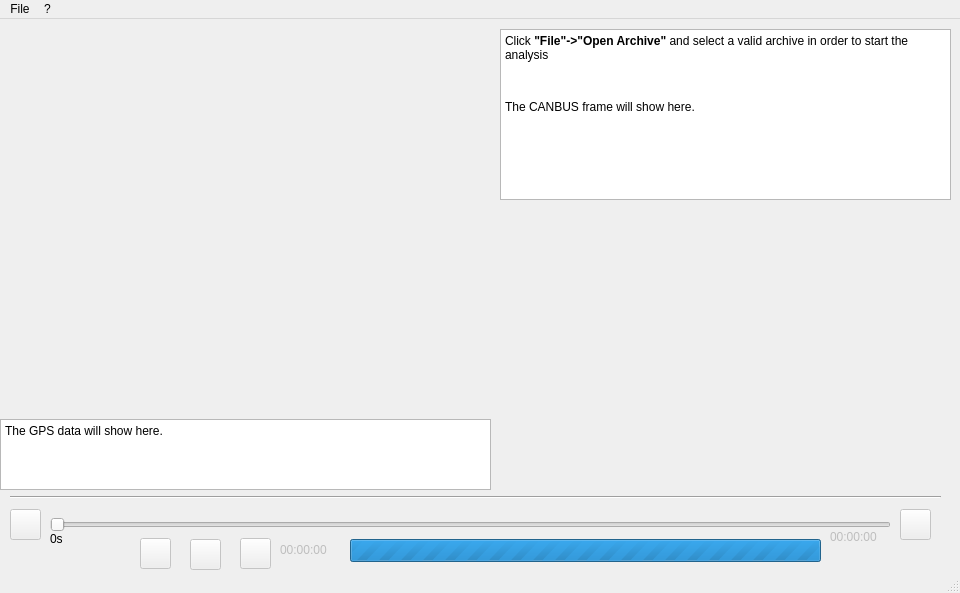
<?xml version="1.0" encoding="UTF-8"?>
<ui version="4.0">
 <class>MainWindow</class>
 <widget class="QMainWindow" name="MainWindow">
  <property name="geometry">
   <rect>
    <x>0</x>
    <y>0</y>
    <width>960</width>
    <height>593</height>
   </rect>
  </property>
  <property name="windowTitle">
   <string>CANBUS Analyzer</string>
  </property>
  <widget class="QWidget" name="centralwidget">
   <widget class="Line" name="line">
    <property name="geometry">
     <rect>
      <x>10</x>
      <y>470</y>
      <width>931</width>
      <height>16</height>
     </rect>
    </property>
    <property name="orientation">
     <enum>Qt::Horizontal</enum>
    </property>
   </widget>
   <widget class="QLabel" name="lblTime">
    <property name="enabled">
     <bool>false</bool>
    </property>
    <property name="geometry">
     <rect>
      <x>280</x>
      <y>520</y>
      <width>71</width>
      <height>21</height>
     </rect>
    </property>
    <property name="text">
     <string>00:00:00</string>
    </property>
   </widget>
   <widget class="QTextEdit" name="txtCANBUS">
    <property name="geometry">
     <rect>
      <x>500</x>
      <y>10</y>
      <width>451</width>
      <height>171</height>
     </rect>
    </property>
    <property name="readOnly">
     <bool>true</bool>
    </property>
    <property name="html">
     <string>&lt;!DOCTYPE HTML PUBLIC &quot;-//W3C//DTD HTML 4.0//EN&quot; &quot;http://www.w3.org/TR/REC-html40/strict.dtd&quot;&gt;
&lt;html&gt;&lt;head&gt;&lt;meta name=&quot;qrichtext&quot; content=&quot;1&quot; /&gt;&lt;style type=&quot;text/css&quot;&gt;
p, li { white-space: pre-wrap; }
&lt;/style&gt;&lt;/head&gt;&lt;body style=&quot; font-family:'Sans'; font-size:9pt; font-weight:400; font-style:normal;&quot;&gt;
&lt;p style=&quot; margin-top:0px; margin-bottom:0px; margin-left:0px; margin-right:0px; -qt-block-indent:0; text-indent:0px;&quot;&gt;&lt;span style=&quot; font-family:'DejaVu Sans Mono'; color:#000000;&quot;&gt;Click &lt;/span&gt;&lt;span style=&quot; font-family:'DejaVu Sans Mono'; font-weight:600; color:#000000;&quot;&gt;&amp;quot;File&amp;quot;-&amp;gt;&amp;quot;Open Archive&amp;quot;&lt;/span&gt;&lt;span style=&quot; font-family:'DejaVu Sans Mono'; color:#000000;&quot;&gt; and select a valid archive in order to start the analysis&lt;/span&gt;&lt;/p&gt;
&lt;p style=&quot;-qt-paragraph-type:empty; margin-top:12px; margin-bottom:12px; margin-left:0px; margin-right:0px; -qt-block-indent:0; text-indent:0px; font-family:'DejaVu Sans Mono'; color:#000000; background-color:#ffffff;&quot;&gt;&lt;br /&gt;&lt;/p&gt;
&lt;p style=&quot; margin-top:12px; margin-bottom:12px; margin-left:0px; margin-right:0px; -qt-block-indent:0; text-indent:0px; background-color:#ffffff;&quot;&gt;&lt;span style=&quot; font-family:'DejaVu Sans Mono'; color:#000000; background-color:#ffffff;&quot;&gt;The CANBUS frame will show here.&lt;/span&gt;&lt;/p&gt;&lt;/body&gt;&lt;/html&gt;</string>
    </property>
   </widget>
   <widget class="QLabel" name="lblMinTime">
    <property name="enabled">
     <bool>true</bool>
    </property>
    <property name="geometry">
     <rect>
      <x>50</x>
      <y>510</y>
      <width>20</width>
      <height>20</height>
     </rect>
    </property>
    <property name="text">
     <string>0s</string>
    </property>
   </widget>
   <widget class="QLabel" name="lblMaxTime">
    <property name="enabled">
     <bool>false</bool>
    </property>
    <property name="geometry">
     <rect>
      <x>830</x>
      <y>510</y>
      <width>61</width>
      <height>16</height>
     </rect>
    </property>
    <property name="text">
     <string>00:00:00</string>
    </property>
   </widget>
   <widget class="QPushButton" name="btnPlay">
    <property name="enabled">
     <bool>false</bool>
    </property>
    <property name="geometry">
     <rect>
      <x>140</x>
      <y>519</y>
      <width>31</width>
      <height>31</height>
     </rect>
    </property>
    <property name="text">
     <string/>
    </property>
    <property name="icon">
     <iconset>
      <normaloff>../../../../.designer/backup/images/play.png</normaloff>../../../../.designer/backup/images/play.png</iconset>
    </property>
   </widget>
   <widget class="QPushButton" name="btnStop">
    <property name="enabled">
     <bool>false</bool>
    </property>
    <property name="geometry">
     <rect>
      <x>240</x>
      <y>519</y>
      <width>31</width>
      <height>31</height>
     </rect>
    </property>
    <property name="text">
     <string/>
    </property>
    <property name="icon">
     <iconset>
      <normaloff>../../../../.designer/backup/images/stop.png</normaloff>../../../../.designer/backup/images/stop.png</iconset>
    </property>
   </widget>
   <widget class="QPushButton" name="btnPause">
    <property name="enabled">
     <bool>false</bool>
    </property>
    <property name="geometry">
     <rect>
      <x>190</x>
      <y>520</y>
      <width>31</width>
      <height>31</height>
     </rect>
    </property>
    <property name="text">
     <string/>
    </property>
    <property name="icon">
     <iconset>
      <normaloff>../../../../.designer/backup/images/pause.png</normaloff>../../../../.designer/backup/images/pause.png</iconset>
    </property>
   </widget>
   <widget class="QPushButton" name="btnSxArrow">
    <property name="enabled">
     <bool>false</bool>
    </property>
    <property name="geometry">
     <rect>
      <x>10</x>
      <y>490</y>
      <width>31</width>
      <height>31</height>
     </rect>
    </property>
    <property name="text">
     <string/>
    </property>
    <property name="icon">
     <iconset>
      <normaloff>../../../../.designer/backup/images/sx_arrow.png</normaloff>../../../../.designer/backup/images/sx_arrow.png</iconset>
    </property>
   </widget>
   <widget class="QPushButton" name="btnDxArrow">
    <property name="enabled">
     <bool>false</bool>
    </property>
    <property name="geometry">
     <rect>
      <x>900</x>
      <y>490</y>
      <width>31</width>
      <height>31</height>
     </rect>
    </property>
    <property name="text">
     <string/>
    </property>
    <property name="icon">
     <iconset>
      <normaloff>../../../../.designer/backup/images/dx_arrow.png</normaloff>../../../../.designer/backup/images/dx_arrow.png</iconset>
    </property>
   </widget>
   <widget class="QSlider" name="sldTime">
    <property name="geometry">
     <rect>
      <x>50</x>
      <y>490</y>
      <width>841</width>
      <height>31</height>
     </rect>
    </property>
    <property name="orientation">
     <enum>Qt::Horizontal</enum>
    </property>
   </widget>
   <widget class="QWidget" name="wdgVideo" native="true">
    <property name="geometry">
     <rect>
      <x>0</x>
      <y>10</y>
      <width>481</width>
      <height>381</height>
     </rect>
    </property>
   </widget>
   <widget class="QTextEdit" name="txtGpsData">
    <property name="geometry">
     <rect>
      <x>0</x>
      <y>400</y>
      <width>491</width>
      <height>71</height>
     </rect>
    </property>
    <property name="readOnly">
     <bool>true</bool>
    </property>
    <property name="html">
     <string>&lt;!DOCTYPE HTML PUBLIC &quot;-//W3C//DTD HTML 4.0//EN&quot; &quot;http://www.w3.org/TR/REC-html40/strict.dtd&quot;&gt;
&lt;html&gt;&lt;head&gt;&lt;meta name=&quot;qrichtext&quot; content=&quot;1&quot; /&gt;&lt;style type=&quot;text/css&quot;&gt;
p, li { white-space: pre-wrap; }
&lt;/style&gt;&lt;/head&gt;&lt;body style=&quot; font-family:'Sans'; font-size:9pt; font-weight:400; font-style:normal;&quot;&gt;
&lt;p style=&quot; margin-top:0px; margin-bottom:0px; margin-left:0px; margin-right:0px; -qt-block-indent:0; text-indent:0px;&quot;&gt;The GPS data will show here.&lt;/p&gt;&lt;/body&gt;&lt;/html&gt;</string>
    </property>
   </widget>
   <widget class="QWidget" name="wdgGoogleMaps" native="true">
    <property name="geometry">
     <rect>
      <x>500</x>
      <y>180</y>
      <width>451</width>
      <height>291</height>
     </rect>
    </property>
   </widget>
   <widget class="QProgressBar" name="pgrLoadData">
    <property name="geometry">
     <rect>
      <x>350</x>
      <y>520</y>
      <width>471</width>
      <height>23</height>
     </rect>
    </property>
    <property name="maximum">
     <number>0</number>
    </property>
    <property name="value">
     <number>-1</number>
    </property>
   </widget>
  </widget>
  <widget class="QMenuBar" name="menubar">
   <property name="geometry">
    <rect>
     <x>0</x>
     <y>0</y>
     <width>960</width>
     <height>19</height>
    </rect>
   </property>
   <widget class="QMenu" name="menuFile">
    <property name="title">
     <string>File</string>
    </property>
    <addaction name="actionOpen_archive"/>
   </widget>
   <widget class="QMenu" name="infoMenu">
    <property name="title">
     <string>?</string>
    </property>
    <addaction name="actionAbout"/>
   </widget>
   <addaction name="menuFile"/>
   <addaction name="infoMenu"/>
  </widget>
  <widget class="QStatusBar" name="statusbar"/>
  <action name="actionOpen_archive">
   <property name="text">
    <string>Open archive</string>
   </property>
  </action>
  <action name="actionAbout">
   <property name="text">
    <string>&amp;About</string>
   </property>
  </action>
 </widget>
 <resources/>
 <connections/>
</ui>
